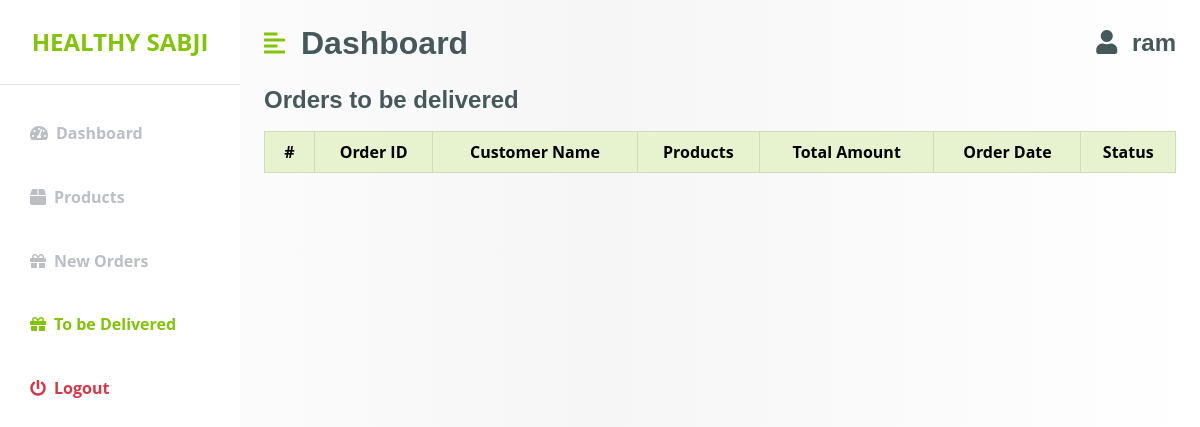
The app's page /drop_delivery/ (signed in), older data.
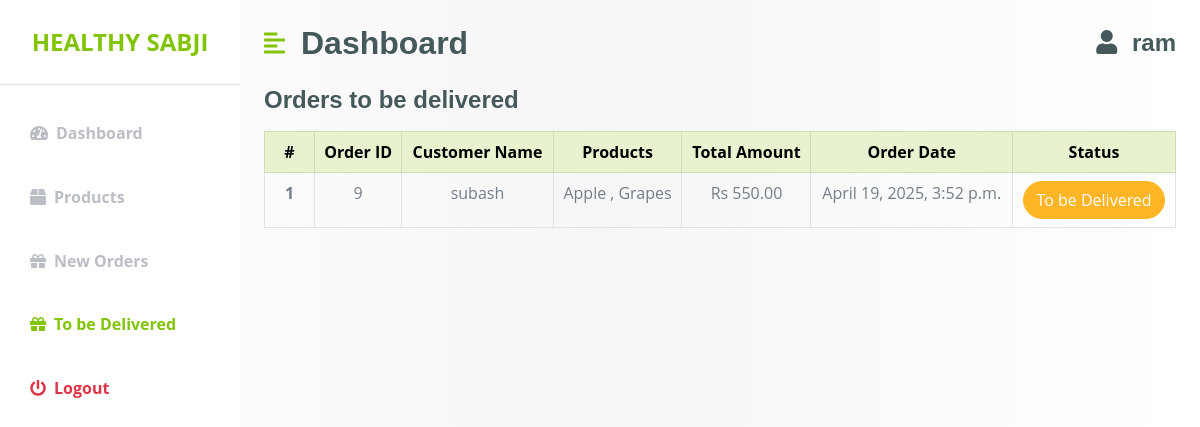
The same page, newer data.
### orders/models.py (models this page shows, shortened)
class Order(models.Model):
    user = models.ForeignKey('accounts.CustomUser', on_delete=models.CASCADE)
    delivery_person = models.ForeignKey('accounts.CustomUser', on_delete=models.CASCADE, related_name='deliveries',limit_choices_to={'is_delivery_person': True},null=True, blank=True)
    order_date = models.DateTimeField(auto_now_add=True)
    location = models.ForeignKey('Location', on_delete=models.CASCADE,null=True, blank=True)
    status = models.CharField(max_length=10,choices=order_choices)
    payment = models.ForeignKey('Payment', on_delete=models.CASCADE, null=True, blank=True)
    evidence = models.ImageField(upload_to='evidence/',null=True, blank=True)
    created_at = models.DateTimeField(auto_now_add=True)

class OrderItem(models.Model):
    order = models.ForeignKey(Order, on_delete=models.CASCADE,related_name='items')
    product = models.ForeignKey('sabji.Product', on_delete=models.CASCADE)
    quantity = models.PositiveIntegerField()
    price = models.DecimalField(max_digits=10, decimal_places=2)

class Payment(models.Model):
    amount = models.DecimalField(max_digits=10, decimal_places=2)
    signature = models.CharField(max_length=100,null=True, blank=True)
    payment_date = models.DateTimeField(auto_now_add=True)
    payment_method = models.CharField(max_length=20)
    payment_uuid = models.CharField(max_length=50)
    status = models.CharField(max_length=10,choices=payment_choices)

### accounts/models.py (models this page shows, shortened)
class CustomUser(AbstractUser):
    photo = models.ImageField(upload_to='profile_pics', default='profile_pics/default.jpg')
    phone_number = models.CharField(max_length=10)
    is_delivery_person = models.BooleanField(default=False)
    is_farmer = models.BooleanField(default=False)
    address = models.CharField(max_length=100)
    objects = UserManager()

### sabji/models.py (models this page shows, shortened)
class Product(models.Model):
    name = models.CharField(max_length=100)
    price = models.IntegerField(help_text='Price per kilo')
    pre_discount_price = models.IntegerField(blank=True, null=True)
    description = models.TextField()
    image = models.ImageField(upload_to='product_images/')
    quantity = models.IntegerField()
    farmer = models.ForeignKey(CustomUser, on_delete=models.CASCADE, related_name='products', limit_choices_to={'is_farmer': True})
    date_added = models.DateTimeField(auto_now_add=True)
    category = models.ForeignKey('Category', on_delete=models.SET_NULL, related_name='products',null=True)

### accounts/views.py (the view)
# urls.py: path('drop_delivery/',views.drop_delivery,name="drop_delivery"),
@login_required
def drop_delivery(request):
    orders = Order.objects.filter(
        items__product__farmer=request.user,
        status='OD').distinct()
    for order in orders:
        total = 0
        for item in order.items.all():
            total += item.quantity
        order.total = total
    context = {
        'orders':orders
    }
    return render(request,'farmer/drop_delivery.html',context)

### sabji/processors.py (called while the page is built)
def productprocessor(request):
    products = Product.objects.filter(quantity__gt=0)
    lowest_price = products.filter(quantity__gt=0).order_by('price').first()
    return {'products': products, 'lowest_price': lowest_price}

def categoryprocessor(request):
    categories = Category.objects.all()
    return {'categories': categories}

def discountprocessor(request):
    discounted_products = Product.objects.filter(pre_discount_price__gt=0)
    return {'discounted_products': discounted_products}

def cartprocessor(request):
    cart_count = 0
    if request.user.is_authenticated:
        cart_count = request.user.cart_items.filter(active=True).count()
    return {'cart_count': cart_count}

def bestsellerprocessor(request):
    bestseller_data = (
        OrderItem.objects.values('product__id', 'product__name')
        .annotate(total_quantity=Sum('quantity'))
        .order_by('-total_quantity', 'product__name')  # Order by total quantity sold, then by product name
    )
    bestseller_ids = [item['product__id'] for item in bestseller_data[:3]]
    bestseller = Product.objects.filter(id__in=bestseller_ids)
    return {'bestsellers': bestseller}

### templates/farmer/drop_delivery.html
{% extends "farmer/base.html" %}
{% block content %}
        <div class="container-fluid">
            <div class="row">
                <h3 class="fs-4 mb-3">Orders to be delivered</h3>
                <div class="col">
                    <table class="table table-bordered text-center">
                        <thead class="table-primary">
                            <tr>
                                <th scope="col" width="50">#</th>
                                <th scope="col">Order ID</th>
                                <th scope="col">Customer Name</th>
                                <th scope="col">Products</th>
                                <th scope="col">Total Amount</th>
                                <th scope="col">Order Date</th>
                                <th scope="col">Status</th>
                            </tr>
                        </thead>
                        <tbody>
                            {% for order in orders %}
                            <tr>
                                <th scope="row">{{forloop.counter}}</th>
                                <td>{{order.id}}</td>
                                <td>{{order.user.username}}</td>
                                <td>{% for item in order.items.all %}
                                    {{item.product.name}}
                                    {% if not forloop.last %}
                                    ,
                                    {% endif %}
                                    {% endfor %}</td>
                                <td>Rs {{order.payment.amount}}</td>
                                <td>{{order.payment.payment_date}}</td>
                                <td>
                                    <button class="btn btn-secondary rounded-pill text-white">To be Delivered</button>
                                </td>
                            </tr>
                            {% endfor %}
                        </tbody>
                    </table>
                </div>
            </div>
        </div>
        {% endblock content %}

Row changes from the older to the newer data that the page shows:
now on this page (row edited): Order: id "9", user.username "subash", payment.amount "550.00", payment.payment_date "April 19, 2025, 3:52 p.m."
now on this page (row unchanged): OrderItem: product.name "Apple"
now on this page (row unchanged): OrderItem: product.name "Grapes"
